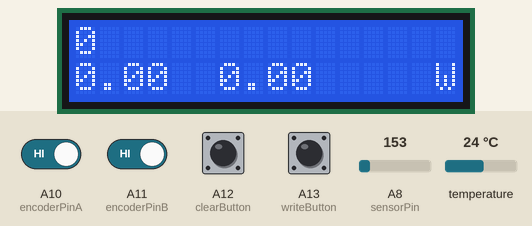
Recording of a sketch running on a simulated Arduino Mega 2560, built with avr-gcc and run on an emulated ATmega2560. Parts: 16×2 character LCD. Inputs (shaded band) come from the test bench; at power-on: A10 (encoderPinA), A11 (encoderPinB), A12 (clearButton), A13 (writeButton) HIGH, temperature 24 °C, A8 (sensorPin) = 153. The local clock reads 2024-03-15 10:24:30 at power-on unless the sketch sets it; storage starts empty.

Above: at 1.4 s.
1.5 s: A13 (writeButton) pulled LOW for 3 s
At 5.4 s:
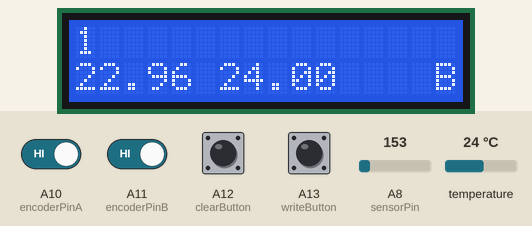
14.0 s: temperature set to 12 °C
At 23.2 s:
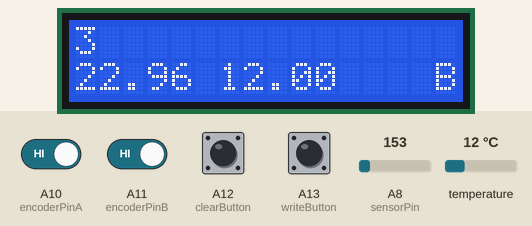
24.1 s: A8 (sensorPin) set to 165
At 33.9 s:
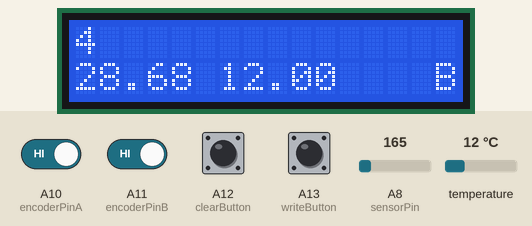
34.9 s: temperature set to 19 °C
At 45.4 s:
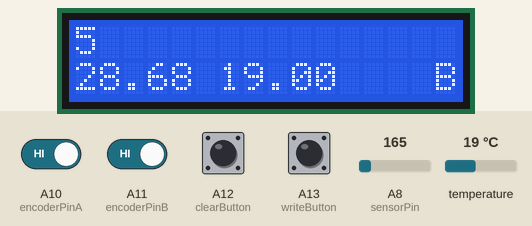
45.7 s: A8 (sensorPin) set to 175
At 56.2 s:
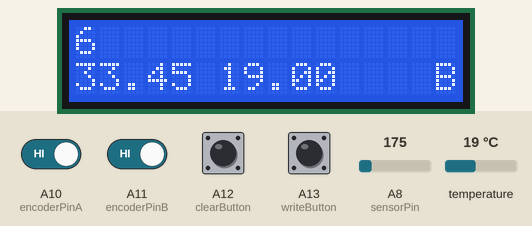
56.5 s: A13 (writeButton) pulled LOW for 3 s
At 60.7 s:
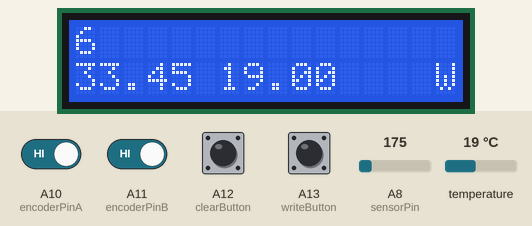
Timing chart, 0 to 62.2 s (numbered marks = the images above; inputs shaded):
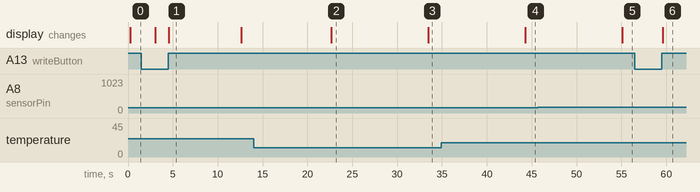

Measured:
- after the input at 1.5 s, the display: first differs from a run without the input after 3.1 s (image 1)
- after the input at 14.0 s, the display: changes after 8.7 s (image 2)
- after the input at 24.1 s, the display: changes after 9.4 s (image 3)
- after the input at 34.9 s, the display: changes after 9.4 s (image 4)
- after the input at 45.7 s, the display: changes after 9.4 s (image 5)
- after the input at 56.5 s, the display: changes after 3.1 s (image 6)
- what the display in image 1 shows lasts 8.0 s, from 4.6 s to 12.6 s

The sketch:

BeerLogger.ino
```cpp
#include <LiquidCrystal.h>
#include <Wire.h>
#include "RTClib.h"
#include <PinChangeInt.h>
#include <OneWire.h>
#include <DallasTemperature.h>
#include "SD.h"
#include <SPI.h>

/// Liquid sensor
// Data wire is plugged into pin 2 on the Arduino
#define ONE_WIRE_BUS 30
// Setup a oneWire instance to communicate with any OneWire devices (not just Maxim/Dallas temperature ICs)
OneWire oneWire(ONE_WIRE_BUS);
// Pass our oneWire reference to Dallas Temperature.
DallasTemperature sensors(&oneWire);

/// Air sensor
//TMP36 Pin Variables
int sensorPin = A8; //the analog pin the TMP36's Vout (sense) pin is connected to

int ncalls=0;
/// Rotary encoder
enum PinAssignments {
  encoderPinA = A10,   // right (labeled DT on our decoder, yellow wire)
  encoderPinB = A11,   // left (labeled CLK on our decoder, green wire)
  clearButton = A12,    // switch (labeled SW on our decoder, orange wire)
// connect the +5v and gnd appropriately
  /// Write mode switch
  writeButton = A13,
};

/// Rotary encoder
volatile unsigned int encoderPos = 0;  // a counter for the dial
unsigned int lastReportedPos = 1;   // change management
static boolean rotating=false;      // debounce management
// Rotary encoder: interrupt service routine vars
boolean A_set = false;
boolean B_set = false;

/// LCD
LiquidCrystal lcd(28, 29, 24, 25, 26, 27);

/// RTC
RTC_DS1307 RTC;


/// Software
volatile boolean messageState = false;
String message = "";
typedef void (* ScheduleFP)(void);

#define SCHEDULE_EVENTS_NO 5

enum scheduleEvents {
  updateScreen = 0,
  cycle = 1,
  readAirTemp = 2,
  clearDebounce = 3,
  manageSD = 4
  };

const long scheduleTime[SCHEDULE_EVENTS_NO] =
{
  2000,
  10000,
  0,
  0,
  -1
};

boolean scheduleActive[SCHEDULE_EVENTS_NO] =
{
   true,
   true,
   false,
   false,
   true
};

// 0: trigger on start
// 1+: trigger after n ms
// -1: do not trigger in start schedule
unsigned long scheduleTarget[SCHEDULE_EVENTS_NO] =
{
  0,
  0,
  -1,
  -1,
  0 // init SD on startup
  };

long scheduleCommand[SCHEDULE_EVENTS_NO] =
{
  -1,-1,-1,-1,-1
  };

ScheduleFP scheduleFunc[SCHEDULE_EVENTS_NO] =
{
  &fpUpdateScreen,
  &fpCycle,
  &fpReadAirTemp,
  &fpClearDebounce,
  &fpManageSD
  };

boolean eventsExecuted[SCHEDULE_EVENTS_NO] =
{
  false,false,false,false,false
  };


#define AIR_TEMP_BUF_SIZE 10
float airTempBuffer[AIR_TEMP_BUF_SIZE];
int airTempBufferPos = 0;
int airTempBufferPosMax = 0;

byte screenPos = 0;
byte lastWrite = 0;
byte bufferPos = 0;
boolean liveWrite = true;
File logfile;

#define SENSOR_COUNT 2
float dataBuffer[256][SENSOR_COUNT];
DateTime tsBuffer[256];

#define DEBOUNCE_DELAY 400
volatile boolean debouncing = false;

#define LOOP_DELAY 40
const boolean delayLoop = true;

byte screenUpdate = 0;

void setup() {
  // put your setup code here, to run once:
  /// Rotary encoder
  pinMode(encoderPinA, INPUT_PULLUP); // new method of enabling pullups
  pinMode(encoderPinB, INPUT_PULLUP);
  pinMode(clearButton, INPUT_PULLUP);
  pinMode(writeButton, INPUT_PULLUP);
  // encoder pin on PCE (pin a)
  attachPinChangeInterrupt(encoderPinA, doEncoderA, CHANGE);
  // encoder pin on PCE (pin b)
  attachPinChangeInterrupt(encoderPinB, doEncoderB, CHANGE);

  attachPinChangeInterrupt(clearButton, doClearButton, RISING);

  attachPinChangeInterrupt(writeButton, toggleWriteMode, RISING);

  /// RTC
  Wire.begin();
  RTC.begin();

  /// LCD
  lcd.begin(16, 2);  // set up the LCD's number of columns and rows:

  /// Liquid sensor
  sensors.begin(); // IC Default 9 bit. If you have troubles consider upping it 12. Ups the delay giving the IC more time to process the temperature measurement

  /// Software: Init buffer to 0
  DateTime ts = RTC.now();
  for(int n1=0; n1<256; n1++){
    tsBuffer[n1] = ts;
    for(int n2=0; n2<SENSOR_COUNT; n2++)
      dataBuffer[n1][n2] = 0;
  }

}

void loop() {
  /// Rotary encoder
  rotating = true;
  // put your main code here, to run repeatedly:


  // Scheduler: execute pending events
  unsigned long ms = millis();
  for(int n=0; n<SCHEDULE_EVENTS_NO; n++)
   {
     if((scheduleTarget[n] < ms) && (scheduleActive[n]))
     {
       (scheduleFunc[n])();
       scheduleActive[n] = false;
       scheduleEvent(n, scheduleTime[n]);
     }
     //else
     //  eventsExecuted[n] = false;
   }

  // Scheduler: add new events
  ms = millis();
  for(int n=0; n<SCHEDULE_EVENTS_NO; n++)
   {
     if(eventsExecuted[n])
     {
       if(scheduleCommand[n] != -1)
       {
         scheduleTarget[n] = ms + scheduleCommand[n];
         scheduleActive[n] = true;
       }
       eventsExecuted[n] = false;
     }
   }

  if(delayLoop)
    delay(LOOP_DELAY);
}

/// Software: Scheduler
void scheduleEvent(int eventId, long tDelay)
{
  scheduleCommand[eventId] = tDelay;
  eventsExecuted[eventId] = true;
}


void snippets()
{
  DateTime now = RTC.now();

  sensors.requestTemperatures(); // Send the command to get temperatures
  Serial.println("DONE");
  Serial.print("Temperature for Device 1 is: ");
  Serial.print(sensors.getTempCByIndex(0)); // Why "byIndex"? You can have more than one IC on the same bus. 0 refers to the first IC on the wire


  int reading = analogRead(sensorPin);
  // converting that reading to voltage, for 3.3v arduino use 3.3
  float voltage = reading * 4.84;
  voltage /= 1024.0;
  // print out the voltage
  //Serial.print(voltage); Serial.println(" volts");
  // now print out the temperature
  float temperatureC = (voltage - 0.5) * 100 ;
}


/// Encoder: rotator handling

// Interrupt on A changing state
void doEncoderA(){
  // debounce
  if ( rotating ) delay (1);  // wait a little until the bouncing is done

  // Test transition, did things really change?
  if( digitalRead(encoderPinA) != A_set ) {  // debounce once more
    A_set = !A_set;

    // adjust counter + if A leads B
    if ( A_set && !B_set )
      encoderPos += 1;

    rotating = false;  // no more debouncing until loop() hits again
  }
}

// Interrupt on B changing state, same as A above
void doEncoderB(){
  if ( rotating ) delay (1);
  if( digitalRead(encoderPinB) != B_set ) {
    B_set = !B_set;
    //  adjust counter - 1 if B leads A
    if( B_set && !A_set )
      encoderPos -= 1;

    rotating = false;
  }
}

/// Software: LCD screen
void fpUpdateScreen()
{
  screenUpdate++;
  char outString[16];
  lcd.clear();
  if(messageState)
  {
    lcd.print(message);
  }
  else
  {

    byte screenBufPos = bufferPos - screenPos;
    float tAir = dataBuffer[screenBufPos][0];
    float tLiquid = dataBuffer[screenBufPos][1];
     lcd.setCursor(0,0);
     lcd.print(bufferPos);
    lcd.setCursor(0,1);
    //sprintf(outString, "%4.1f", tAir);
    //lcd.print(outString);
    lcd.print(tAir);
    lcd.setCursor(6,1);
    //sprintf(outString, "%4.1f", tLiquid);
    //lcd.print(outString);
    lcd.print(tLiquid);

    lcd.setCursor(15,1);
    if(liveWrite)
      lcd.print('W');
    else
      lcd.print('B');

  }
}
void fpCycle()
{
  bufferPos++;
  // read date/time and temperatures into current buffer
  tsBuffer[bufferPos] = RTC.now();
  dataBuffer[bufferPos][0] = getAirTemp();
  dataBuffer[bufferPos][1] = getLiquidTemp();

  if(liveWrite)
  {
    while(lastWrite != bufferPos)
    {
      writeLog(lastWrite);
      lastWrite++;
    }
    //logfile.flush();
  }
  //if(!messageState)
  //scheduleEvent(updateScreen,1);

}

float getAirTemp()
{
   int reading = analogRead(sensorPin);
  float voltage = reading * 4.8828;
  voltage /= 1024.0;
  float temperatureC = (voltage - 0.5) * 100 ;
  return(temperatureC);
}

//float getAirTemp()
//{
//  float tempTot = 0;
//  int tempCnt = 0;
//  int pos = 0;
//  while(pos < airTempBufferPosMax)
//  {
//    tempTot += airTempBuffer[pos];
//    pos++;
//  }
//  tempTot = tempTot / (airTempBufferPosMax + 1);
//
//  airTempBufferPos = 0;
//  airTempBufferPosMax = 0;
//
//  return tempTot;
//
//}

float getLiquidTemp()
{
  sensors.requestTemperatures(); // Send the command to get temperatures
  return(sensors.getTempCByIndex(0)); // Why "byIndex"? You can have more than one IC on the same bus. 0 refers to the first IC on the wire
}

void fpReadAirTemp()
{

// Deactivated until I fix the problem. I don't get it
//  // Wraparound
//  if(airTempBufferPos >= AIR_TEMP_BUF_SIZE)
//    airTempBufferPos = 0;
//  // Adjust "divisor"
//  if(airTempBufferPos >= airTempBufferPosMax)
//    airTempBufferPosMax = airTempBufferPos;
//
//  // Read temperature and convert to C
//  int reading = analogRead(sensorPin);
//  float voltage = reading * 4.84;
//  voltage /= 1024.0;
//  float temperatureC = (voltage - 0.5) * 100 ;
//  airTempBuffer[airTempBufferPos] = temperatureC;
//
//  airTempBufferPos++;
}


void writeLog(int index)
{
  DateTime ts = tsBuffer[index];
  float tAir = dataBuffer[index][0];
  float tLiquid = dataBuffer[index][1];
  logfile.print(ts.unixtime());
  logfile.print(";");
  logfile.print(tAir);
  logfile.print(";");
  logfile.print(tLiquid);
  logfile.println();
}

void fpClearDebounce(){
  debouncing = false;
}

void fpManageSD(){
  ncalls++;
  // This function is called after the toggle was pressed.
  // Set the SD to the correct state now
  if(liveWrite)
  {
    if (!SD.begin(10,11,12,13)) {
      setMessage(String(ncalls));
      liveWrite = false;
    }
    else
      logfile = SD.open("log.txt", FILE_WRITE);
  }
  else
  {
    logfile.close();
    SD.end();
  }
}

/// Software: helper to get index position


/// Software: Screen messages on errors etc
void setMessage(String msg){
  message = msg;
  messageState = true;
  scheduleEvent(updateScreen, 1);
}


void doClearButton(){
  if(debouncing) return;
  messageState = false;
  debouncing = true;
  scheduleEvent(clearDebounce, DEBOUNCE_DELAY);
  scheduleEvent(updateScreen, 1);
}

void toggleWriteMode(){
  if(debouncing) return;
  liveWrite = !liveWrite;
  scheduleEvent(manageSD, 1);
  // debounce
  debouncing = true;
  scheduleEvent(clearDebounce, DEBOUNCE_DELAY);
  scheduleEvent(updateScreen, 1);
}
```
